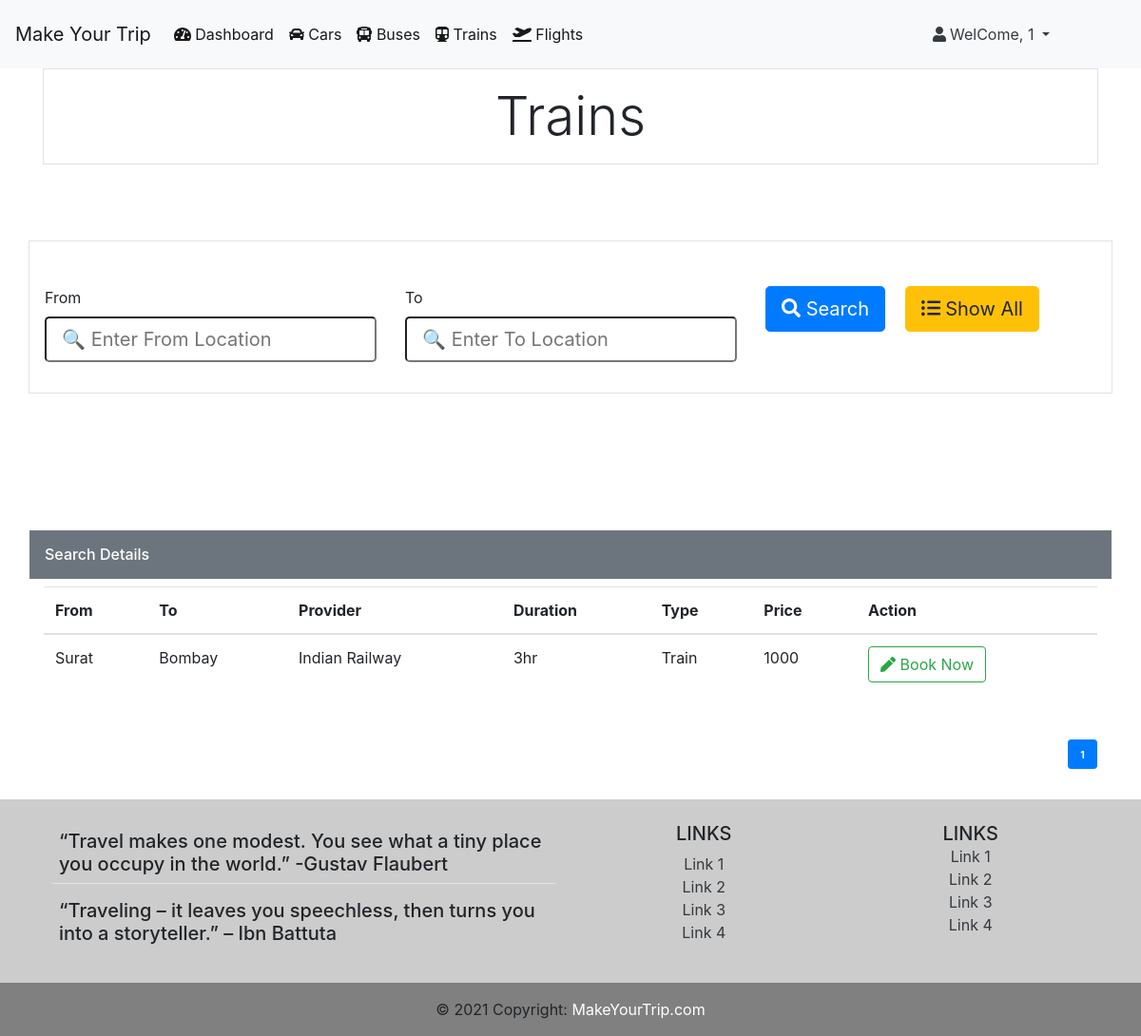
Screenshot of /train/ (signed in) with the database file from the repository.
### myapp/models.py (models this page shows)
class VehicleModel(models.Model):
    provider = models.CharField(max_length=200)
    from_location = models.CharField(max_length=200)
    to_location = models.CharField(max_length=200)
    price = models.IntegerField()
    duration = models.CharField(max_length=200)
    v_class = models.CharField(max_length=200)
    v_type = models.CharField(choices=vehical_type,max_length=100)
    objects= models.Manager()

### myapp/views.py (the view)
# urls.py: path('train/', TrainView, name='train'),
def TrainView(request):
    if request.user.is_authenticated:
        trainset = VehicleModel.objects.filter(v_type='Train')
        myFilter =SearchFilter(request.GET,queryset=trainset)
        trainset = myFilter.qs
        paginator = Paginator(trainset, 3, orphans=1)
        page_number = request.GET.get('page')
        trainset = paginator.get_page(page_number)
        context = {'trainset':trainset,'myFilter':myFilter,'page_number':page_number}
        return render(request,'train.html',context)
    else:
        messages.info(request, '☹︎ Please Login First')
    return redirect('/signin')

### myapp/templates/train.html (shortened to what this page needs)
{% extends 'base.html' %}
{% load widget_tweaks %}
{% block body %}
<div class="container">
    <div class="col-12 border">
        <div class="p-3 display-4 text-center">Trains</div>
    </div>
    <div class="row">
        <div class="col-12 border mx-auto p-3" style="margin-top: 5rem;">
            <form method="GET">
                <div class="row">
                    <div class="col" style="margin-top: 1.9rem;">
                        <div class="form-group ">
                            <label for="inputState">From</label>
                            {% render_field myFilter.form.from_location class='form-control-lg' placeholder='🔍 Enter From Location' %}
                        </div>
                    </div>
                    <div class="col" style="margin-top: 1.9rem;">
                        <div class="form-group ">
                            <label for="inputState">To</label>
                            {% render_field myFilter.form.to_location class='form-control-lg' placeholder='🔍 Enter To Location' %}
                        </div>
                    </div>
                    <div class="col">
                        <button type="submit" class="btn btn-primary btn-lg" style="margin-top: 1.9rem; " type="submit"><i class="fas fa-search"></i> Search</button>
                        <a href="{% url 'train' %}" class="btn btn-warning btn-lg ml-3" style="margin-top: 1.9rem; " type="submit"><i class="fas fa-list-ul"></i> Show All</a>
                    </div>
                </div>
            </form>
        </div>
    </div>
    <div class="row ">
        <div class="col-12 mx-auto p-3" style="margin-top: 5rem;">
            <div class=" row bg-secondary mt-5 text-white p-3 h6">Search Details</div>
            <table class="table table-hover">
                <thead>
                  <tr>
                    <th scope="col">From</th>
                    <th scope="col">To</th>
                    <th scope="col">Provider</th>
                    <th scope="col">Duration</th>
                    <th scope="col">Type</th>
                    <th scope="col">Price</th>
                    <th scope="col">Action</th>
                  </tr>
                </thead>
                <tbody>
                  {% for i in trainset %}
                  <tr>
                    <td scope="row">{{i.from_location}}</td>
                    <td scope="row">{{i.to_location}}</td>
                    <td scope="row">{{i.provider}}</td>
                    <td scope="row">{{i.duration}}</td>
                    <td scope="row">{{i.v_type}}</td>
                    <td scope="row">{{i.price}}</td>
                    <td scope="row">
                        <a class="btn btn-outline-success" href="{% url 'booking' i.id %}"><i class="fas fa-pen"></i> Book Now</a>
                    </td>
                  </tr>
                  {% empty %}
                  <div class="alert alert-danger" role="alert">
                    <div class="text-center"><strong>-------------- No Any Flights Available --------------</strong></div>
                  </div>
                  {% endfor %}
                </tbody>
              </table>
            <div class="container mt-5">
                <div class="row float-right ">
                    <span class="m-0 p-0">
                        <span>{% for pg in trainset.paginator.page_range %}
                            {% if trainset.number == pg %}
                            <a href="?page={{pg}}" class="btn btn-sm btn-primary">
                                <span class="badge">{{pg}}</span>
                            </a>
                            {% else %}
                            <a href="?page={{pg}}" class="btn btn-sm btn-secondary">
                                <span class="badge">{{pg}}</span>
                            </a>
                            {% endif %}
                            {% endfor %}</span>
                    </span>
                </div>
            </div>
        </div>
    </div>
</div>
{% endblock body %}

### myapp/templates/base.html (shortened to what this page needs)
<!doctype html>
<html lang="en">
<head>
    <link rel="stylesheet" href="https://cdn.jsdelivr.net/npm/bootstrap@4.5.3/dist/css/bootstrap.min.css"
>
    <link rel="stylesheet" href="https://cdnjs.cloudflare.com/ajax/libs/font-awesome/5.15.3/css/all.min.css">
</head>
<body>
    {% if user.is_authenticated %}
    <nav class="navbar navbar-expand-lg navbar-light bg-light">
        <a class="navbar-brand" href="{% url 'home' %}">Make Your Trip</a>
        <div class="collapse navbar-collapse" id="navbarSupportedContent">
            <ul class="navbar-nav mr-auto">
                <li class="nav-item active">
                    <a class="nav-link" href="{% url 'dashboard' %}"><i class="fas fa-tachometer-alt"></i> Dashboard<span class="sr-only">(current)</span></a>
                </li>
                <li class="nav-item active">
                    <a class="nav-link" href="{% url 'car' %}"><i class="fas fa-car"></i> Cars<span class="sr-only">(current)</span></a>
                </li>
                <li class="nav-item active">
                    <a class="nav-link" href="{% url 'bus' %}"><i class="fas fa-bus-alt"></i> Buses<span class="sr-only">(current)</span></a>
                </li>
                <li class="nav-item active">
                    <a class="nav-link" href="{% url 'train' %}"><i class="fas fa-subway"></i> Trains<span class="sr-only">(current)</span></a>
                </li>
                <li class="nav-item active">
                    <a class="nav-link" href="{% url 'flight' %}"><i class="fas fa-plane-departure"></i> Flights<span class="sr-only">(current)</span></a>
                </li>
            </ul>
            <li class="nav-item dropdown navbar mr-5 text-dark">
                <a class="nav-link dropdown-toggle text-dark" href="#" id="navbarDropdown" role="button"
                    data-toggle="dropdown" aria-haspopup="true" aria-expanded="false">
                    <i class="fas fa-user"></i> WelCome, {{request.user}}
                </a>
            </li>
        </div>
    </nav>
    {% endif %}
    {% block body %}
    {% endblock body %}
    {% if user.is_authenticated %}
    <footer class=" text-center text-lg-start mt-3" style="background-color: #cccccc;" >
        <div class="container p-4">
            <div class="row">
                <div class="col-lg-6 col-md-12 mb-4 mb-md-0">
                    <div class="text-left h5 border-bottom p-2">
                        “Travel makes one modest. You see what a tiny place you occupy in the world.” -Gustav Flaubert
                    </div>
                    <div class="text-left h5 p-2">
                        “Traveling – it leaves you speechless, then turns you into a storyteller.” – Ibn Battuta
                    </div>
                </div>
                <div class="col-lg-3 col-md-6 mb-4 mb-md-0">
                    <h5 class="text-uppercase">Links</h5>
                    <ul class="list-unstyled mb-0">
                        <li>
                            <a href="#!" class="text-dark">Link 1</a>
                        </li>
                        <li>
                            <a href="#!" class="text-dark">Link 2</a>
                        </li>
                        <li>
                            <a href="#!" class="text-dark">Link 3</a>
                        </li>
                        <li>
                            <a href="#!" class="text-dark">Link 4</a>
                        </li>
                    </ul>
                </div>
                <div class="col-lg-3 col-md-6 mb-4 mb-md-0">
                    <h5 class="text-uppercase mb-0">Links</h5>
                    <ul class="list-unstyled">
                        <li>
                            <a href="#!" class="text-dark">Link 1</a>
                        </li>
                        <li>
                            <a href="#!" class="text-dark">Link 2</a>
                        </li>
                        <li>
                            <a href="#!" class="text-dark">Link 3</a>
                        </li>
                        <li>
                            <a href="#!" class="text-dark">Link 4</a>
                        </li>
                    </ul>
                </div>
            </div>
        </div>
        <div class="text-center p-3" style="background-color: #808080;">
            © 2021 Copyright:
            <a class="text-white" href="https://mdbootstrap.com/">MakeYourTrip.com</a>
        </div>
    </footer>
    {% endif %}
</body>
</html>

### rows the page displays
VehicleModel: from_location "Surat", to_location "Bombay", provider "Indian Railway", duration "3hr", v_type "Train", price "1000"

### other values shown
{{ request.user }} "1"
{{ pg }} "1"
